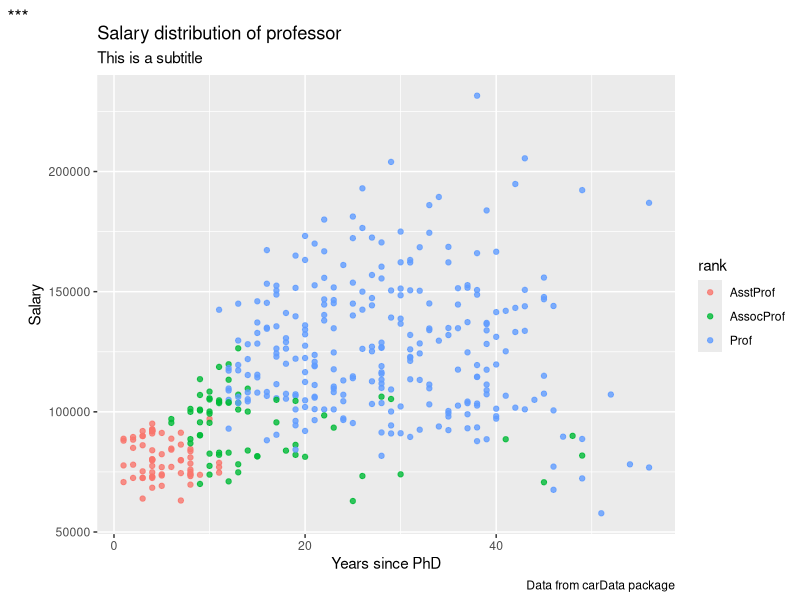
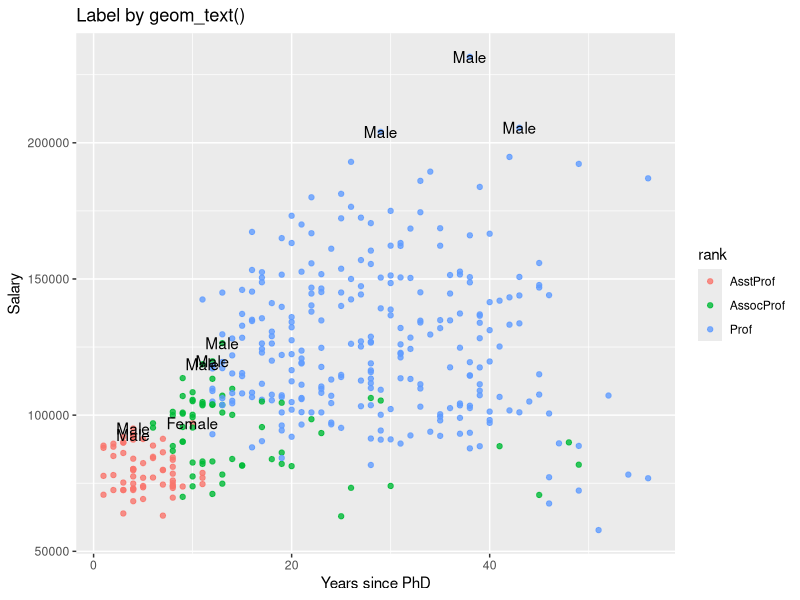
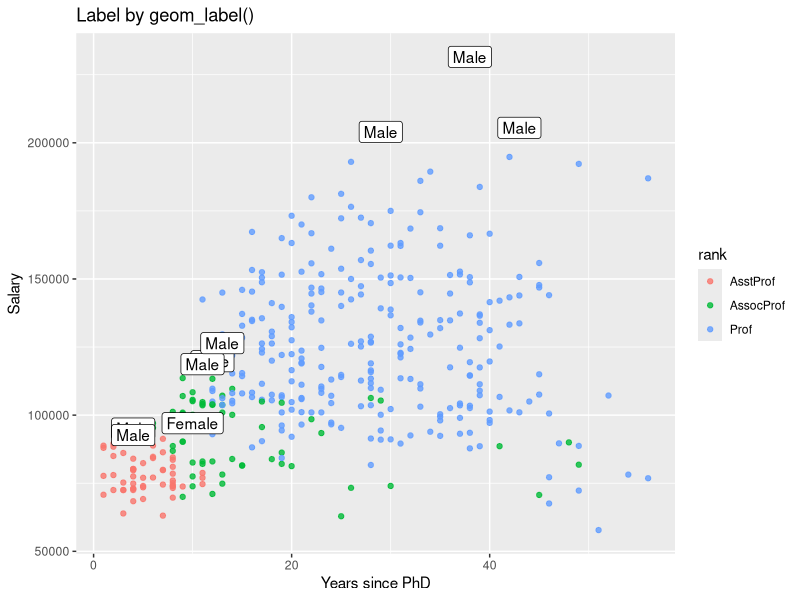
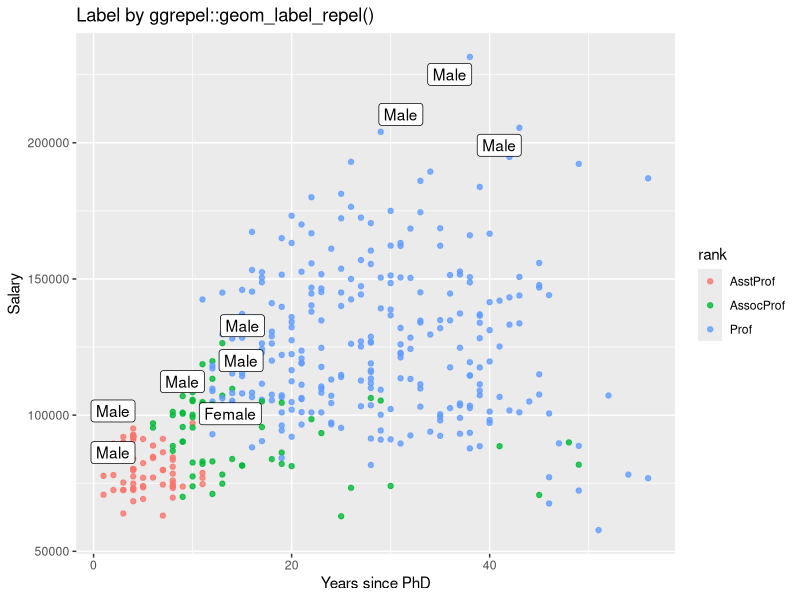
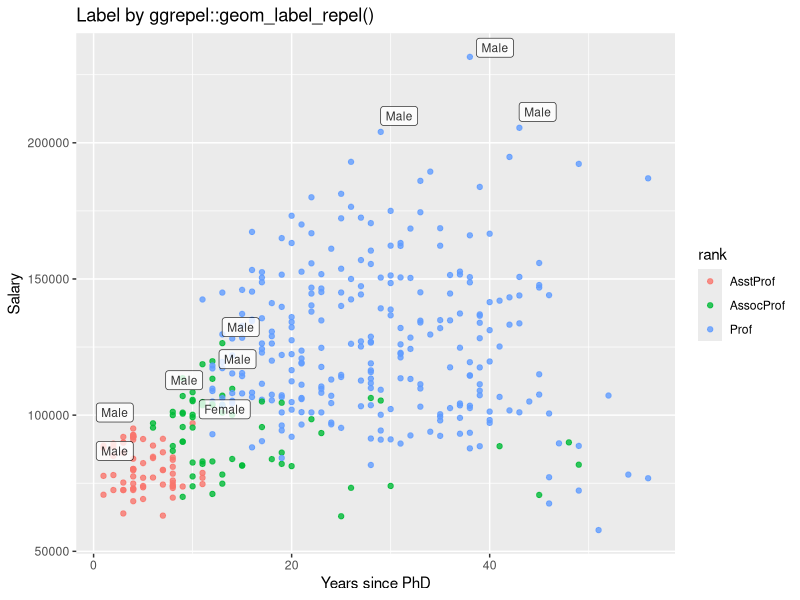

Source code (R) for these figures, in order: (Note: this script raises an error after producing the figures.)
## ---- chunk 1
library(tidyverse)
library(ggplot2)
library(carData)
library(cowplot)
## ---- chunk 2
Salary_of_pro <- Salaries

ggplot(Salary_of_pro, aes(x = yrs.since.phd, y = salary)) + 
  geom_point(alpha = 0.8, aes(color = rank))+
  labs(x ='Years since PhD', 
       y = 'Salary',
       title = 'Salary distribution of professor',
       subtitle = 'This is a subtitle',
       caption = "Data from carData package",
       tag = "***") 

## ---- chunk 3

highest_salary <- Salary_of_pro %>%
  group_by(rank) %>%
  filter(row_number(desc(salary)) < 4)

ggplot(Salary_of_pro, aes(x = yrs.since.phd, y = salary)) + 
  geom_point(alpha = 0.8, aes(color = rank)) +
  geom_text(aes(label = sex), 
             data = highest_salary,
             nudge_y = 2) +
  labs(x ='Years since PhD', 
       y = 'Salary',
       title = 'Label by geom_text()')

## ---- chunk 4
ggplot(Salary_of_pro, aes(x = yrs.since.phd, y = salary)) + 
  geom_point(alpha = 0.8, aes(color = rank)) +
  geom_label(aes(label = sex), 
             data = highest_salary,
             nudge_y = 2) +
  labs(x ='Years since PhD', 
       y = 'Salary',
       title = 'Label by geom_label()')
## ---- chunk 5
ggplot(Salary_of_pro, aes(x = yrs.since.phd, y = salary)) + 
  geom_point(alpha = 0.8, aes(color = rank)) +
  ggrepel::geom_label_repel(aes(label = sex), 
             data = highest_salary) +
  labs(x ='Years since PhD', 
       y = 'Salary',
       title = 'Label by ggrepel::geom_label_repel()')
## ---- chunk 6
ggplot(Salary_of_pro, aes(x = yrs.since.phd, y = salary)) + 
  geom_point(alpha = 0.8, aes(color = rank)) +
  ggrepel::geom_label_repel(aes(label = sex), 
             data = highest_salary,
             size = 3,
             alpha =0.8) +
  labs(x ='Years since PhD', 
       y = 'Salary',
       title = 'Label by ggrepel::geom_label_repel()')
## ---- chunk 7
knitr::include_graphics("figs/hvjust.jpeg")
## ---- chunk 8
mpg1 <- mpg
ggplot(mpg1, aes(displ, hwy)) +
  geom_point() +
  scale_x_continuous(position = "bottom", labels = NULL) +
  scale_y_continuous(position = "right", breaks = seq(15, 40, by = 5))
## ---- chunk 9
diamonds1 <-diamonds
ggplot(diamonds1, aes(carat, price)) +
geom_bin2d() +
scale_x_log10() +
scale_y_log10()
## ---- chunk 10
p0 <- ggplot(diamonds1, aes(log10(carat), log10(price))) +
  geom_bin2d()

p00 <- ggplot(diamonds1, aes(carat, price)) +
  geom_bin2d() +
  scale_x_log10() +
  scale_y_log10()

plot_grid(p0, p00, labels = NULL, ncol = 1)
## ---- chunk 11
ggplot(mpg, mapping = aes(displ, hwy)) +
geom_point(aes(color = class)) +
geom_smooth()
## ---- chunk 12
ggplot(mpg, mapping = aes(displ, hwy)) +
geom_point(aes(color = class)) +
geom_smooth() + 
  coord_cartesian(xlim = c(5, 7), ylim = c(10, 30))
## ---- chunk 13
mpg %>%
  filter(displ >= 5, displ <= 7, hwy >= 10, hwy <= 30) %>%
  ggplot(aes(displ, hwy)) +
  geom_point(aes(color = class)) +
  geom_smooth()
## ---- chunk 14
knitr::include_graphics("figs/themes.jpeg")
## ---- chunk 15
p1 <- ggplot(mpg, aes(displ, hwy)) +
  geom_point(aes(color = class)) +
  geom_smooth(se = FALSE) +
  labs(title = "theme_bw()") +
  theme_bw()

p2 <- ggplot(mpg, aes(displ, hwy)) +
  geom_point(aes(color = class)) +
  geom_smooth(se = FALSE) +
  labs(title = "theme_classic()") +
  theme_classic()

p3 <- ggplot(mpg, aes(displ, hwy)) +
  geom_point(aes(color = class)) +
  geom_smooth(se = FALSE) +
  labs(title = "theme_linedraw()") +
  theme_linedraw()

p4 <- ggplot(mpg, aes(displ, hwy)) +
  geom_point(aes(color = class)) +
  geom_smooth(se = FALSE) +
  labs(title = "theme_dark()") +
  theme_dark()

plot_grid(p1, p2, p3 ,p4, labels = NULL, ncol = 2)
